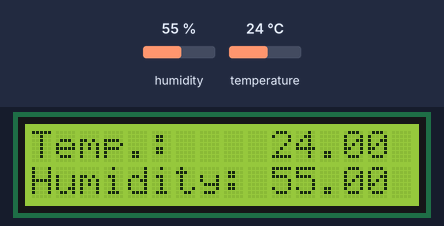
This sketch was run on a simulated Arduino Uno, built with avr-gcc and run on an emulated ATmega328P. On the bench: 16×2 character LCD. The test bench sets the inputs (shaded band); at power-on: humidity 55 %, temperature 24 °C. What the sketch prints to the serial monitor is not drawn.

Above: at 1.2 s.
1.3 s: humidity set to 22 %
At 4.4 s:
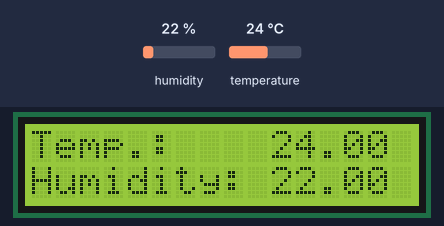
4.7 s: temperature set to 12 °C
At 6.9 s:
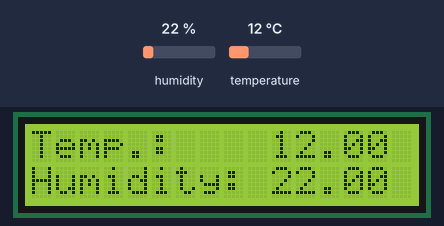
7.8 s: humidity set to 40 %
At 10.4 s:
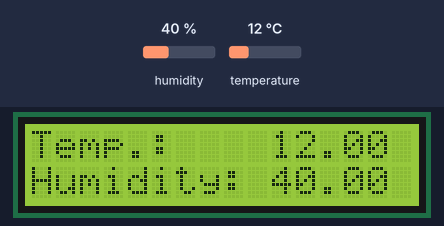
11.0 s: temperature set to 19 °C
At 13.8 s:
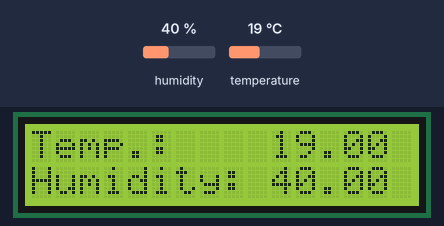
Timing chart, 0 to 15.2 s (numbered marks = the images above; inputs shaded):
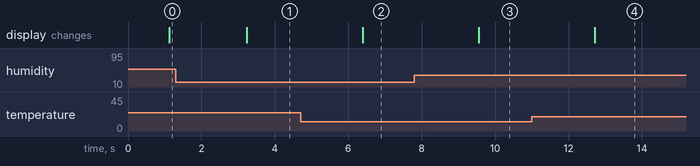

The sketch:

temperature.ino
```cpp
#include <LCD.h>
#include <LiquidCrystal_I2C.h>
#include <dht.h>

#define DHT11_PIN 7

#define I2C_ADDR    0x27  // Define I2C Address where the PCF8574A is
#define BACKLIGHT_PIN     3
#define En_pin  2
#define Rw_pin  1
#define Rs_pin  0
#define D4_pin  4
#define D5_pin  5
#define D6_pin  6
#define D7_pin  7

LiquidCrystal_I2C lcd(I2C_ADDR,En_pin,Rw_pin,Rs_pin,D4_pin,D5_pin,D6_pin,D7_pin);
dht DHT;

char first_row[16];
char second_row[16];

void setup() {
  Serial.begin(115200);

  lcd.begin (16,2);
  lcd.setBacklightPin(BACKLIGHT_PIN,POSITIVE);
  lcd.setBacklight(HIGH);
  lcd.home ();                   // go home
  lcd.setBacklight(HIGH);     // Backlight on
}

void loop() {
  int chk = DHT.read11(DHT11_PIN);

  Serial.print("Temperature = ");
  Serial.println(DHT.temperature);
  Serial.print("Humidity = ");
  Serial.println(DHT.humidity);
  char str_temp[6];
  char str_humidity[6];

  dtostrf(DHT.temperature, 4, 2, str_temp);
  dtostrf(DHT.humidity, 4, 2, str_humidity);

  memset(first_row, 0, 16);
  memset(second_row, 0, 16);
  sprintf(first_row,  "Temp.:    %s", str_temp);
  sprintf(second_row, "Humidity: %s", str_humidity);
  delay(1000);
  lcd.setCursor (0, 0);
  lcd.print(first_row);
  lcd.setCursor (0, 1);
  lcd.print(second_row);
}
```

Measured:
- after the input at 1.3 s, the display: changes after 1.9 s (image 1)
- after the input at 4.7 s, the display: changes after 1.7 s (image 2)
- after the input at 7.8 s, the display: changes after 1.8 s (image 3)
- after the input at 11.0 s, the display: changes after 1.7 s (image 4)
